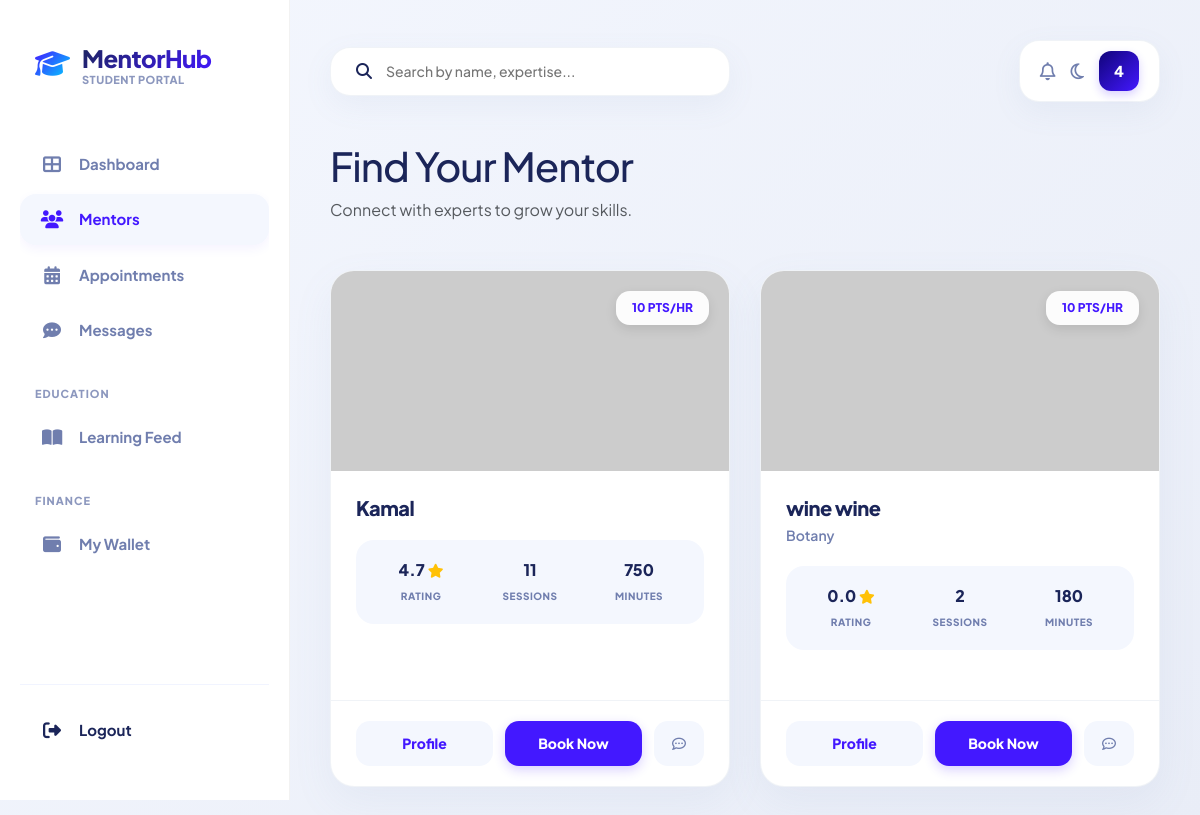
/student/find_mentor.php (signed in), run on the app's committed database.
### tables this page shows
CREATE TABLE `users` (
  `id` int(11) NOT NULL,
  `name` varchar(100) NOT NULL,
  `email` varchar(150) NOT NULL,
  `password` varchar(255) NOT NULL,
  `created_by_admin` int(11) DEFAULT NULL,
  `role` enum('admin','student','mentor') DEFAULT 'student',
  `status` enum('active','suspended') DEFAULT 'active',
  `created_by` int(11) DEFAULT NULL,
  `mentor_id` int(11) DEFAULT NULL,
  `is_mentor` tinyint(1) DEFAULT 0,
  `created_at` datetime DEFAULT current_timestamp(),
  `balance` decimal(10,2) NOT NULL DEFAULT 0.00,
  `mentor_status` varchar(20) DEFAULT 'none',
  `hourly_rate` decimal(10,2) DEFAULT 10.00,
  `is_volunteer` tinyint(1) DEFAULT 0,
  `admin_id` int(11) DEFAULT NULL,
  `education` text DEFAULT NULL,
  `expertise` text DEFAULT NULL,
  `bio` text DEFAULT NULL,
  `mentor_documents` text DEFAULT NULL,
  `profile_photo` varchar(255) DEFAULT NULL,
  `last_seen` datetime DEFAULT NULL,
  `qr_code` varchar(255) DEFAULT NULL,
  `teaching_balance` decimal(10,2) DEFAULT 0.00
);

### public/student/find_mentor.php (the view, shortened to what this page needs)
<?php
require_once '../../includes/db.php';
$user_id = $_SESSION['user_id'];
$stmt = $pdo->prepare("SELECT created_by, mentor_status FROM users WHERE id = ?");
$stmt->execute([$user_id]);
$user_info = $stmt->fetch(PDO::FETCH_ASSOC);
$admin_id = $user_info['created_by'];
$search = $_GET['search'] ?? '';
$query = "
    SELECT u.id, u.name, u.expertise, u.education, u.profile_photo, u.hourly_rate, u.is_volunteer,
           (SELECT COUNT(*) FROM appointments a WHERE a.mentor_id = u.id AND a.status = 'completed') as session_count,
           (SELECT COALESCE(SUM(a.duration_minutes), 0) FROM appointments a WHERE a.mentor_id = u.id AND a.status = 'completed') as total_minutes,
           (SELECT COALESCE(AVG(r.rating), 0) FROM ratings r JOIN appointments a ON r.appointment_id = a.id WHERE a.mentor_id = u.id) as avg_rating
    FROM users u
    WHERE u.role = 'mentor' AND u.mentor_status = 'approved' AND u.created_by = ?
";
$stmt = $pdo->prepare($query);
if (!empty($search)) {
    $search_param = "%$search%";
    $stmt->execute([$admin_id, $search_param, $search_param, $search_param]);
} else {
    $stmt->execute([$admin_id]);
}
$mentors = $stmt->fetchAll(PDO::FETCH_ASSOC);
?>
<!DOCTYPE html>
<html lang="en">
<head>
    <link href="https://cdn.jsdelivr.net/npm/bootstrap@5.3.0/dist/css/bootstrap.min.css" rel="stylesheet">
    <link rel="stylesheet" href="https://cdnjs.cloudflare.com/ajax/libs/font-awesome/6.4.0/css/all.min.css">
</head>
<body>
    <div class="sidebar">
        <a href="index.php" class="brand-logo">
            <i class="fas fa-graduation-cap"></i>
            <div>
                <div class="brand-title">MentorHub</div>
                <div
                    style="font-size: 11px; color: var(--text-muted); font-weight: 800; margin-top: -4px; text-transform: uppercase; letter-spacing: 0.5px; opacity: 0.8;">
                    Student Portal</div>
            </div>
        </a>
        <div class="nav-menu">
            <a href="index.php" class="nav-item">
                <i class="fas fa-th-large"></i> Dashboard
            </a>
            <a href="find_mentor.php" class="nav-item active">
                <i class="fas fa-users"></i> Mentors
            </a>
            <a href="my_appointments.php" class="nav-item">
                <i class="fas fa-calendar-alt"></i> Appointments
            </a>
            <a href="chat.php" class="nav-item">
                <i class="fas fa-comment-dots"></i> Messages
            </a>
            <div class="section-label">Education</div>
            <a href="learn.php" class="nav-item">
                <i class="fas fa-book-open"></i> Learning Feed
            </a>
            <div class="section-label">Finance</div>
            <a href="wallet.php" class="nav-item">
                <i class="fas fa-wallet"></i> My Wallet
            </a>
        </div>
        <div class="sidebar-footer">
            <a href="../logout.php" class="nav-item" style="color: var(--danger);">
                <i class="fas fa-sign-out-alt"></i> Logout
            </a>
        </div>
    </div>
    <div class="main-content">
        <div class="topbar">
            <form action="" method="GET" class="search-box">
                <i class="fas fa-search"></i>
                <input type="text" name="search" placeholder="Search by name, expertise..."
                    value="<?= htmlspecialchars($search) ?>">
            </form>
            <div class="top-icons">
                <i class="far fa-bell icon-btn"></i>
                <i class="far fa-moon icon-btn"></i>
                <div class="user-avatar"><?= substr($_SESSION['user_id'], 0, 1) ?></div>
            </div>
        </div>
        <div class="page-header mb-5">
            <h1 class="fw-800" style="letter-spacing: -1px;">Find Your Mentor</h1>
            <p class="text-muted fw-600">Connect with experts to grow your skills.</p>
        </div>
        <div class="mentor-grid">
            <?php foreach ($mentors as $m): ?>
                <?php
                $photo = !empty($m['profile_photo']) ? '../../uploads/' . $m['profile_photo'] : 'https://ui-avatars.com/api/?name=' . urlencode($m['name']) . '&background=random';
                ?>
                <div class="mentor-card">
                    <div class="mentor-cover" style="background-image: url('<?= $photo ?>')">
                        <div class="mentor-badge">
                            <?php if ($m['is_volunteer']): ?>
                                FREE
                            <?php else: ?>
                                <?= number_format($m['hourly_rate'], 0) ?> PTS/HR
                            <?php endif; ?>
                        </div>
                    </div>
                    <div class="mentor-content">
                        <h5 class="mentor-name"><?= htmlspecialchars($m['name']) ?></h5>
                        <p class="mentor-sub"><?= htmlspecialchars($m['expertise'] ?? 'Expert Mentor') ?></p>
                        <div class="mentor-stats">
                            <div class="m-stat">
                                <span class="val"><?= number_format($m['avg_rating'], 1) ?> <i
                                        class="fas fa-star text-warning small"></i></span>
                                <span class="lbl">Rating</span>
                            </div>
                            <div class="m-stat">
                                <span class="val"><?= number_format($m['session_count']) ?></span>
                                <span class="lbl">Sessions</span>
                            </div>
                            <div class="m-stat">
                                <span class="val"><?= number_format($m['total_minutes']) ?></span>
                                <span class="lbl">Minutes</span>
                            </div>
                        </div>
                    </div>
                    <div class="mentor-footer">
                        <a href="../mentor/mentor_profile.php?id=<?= $m['id'] ?>&return_to=student"
                            class="btn-premium-sm btn-p-light">Profile</a>
                        <a href="make_appointment.php?mentor_id=<?= $m['id'] ?>" class="btn-premium-sm btn-p-primary">Book
                            Now</a>
                        <a href="chat.php?mentor_id=<?= $m['id'] ?>" class="btn-premium-sm btn-p-icon"><i
                                class="far fa-comment-dots"></i></a>
                    </div>
                </div>
            <?php endforeach; ?>
        </div>
    </div>
</body>
</html>

### data on the page
users: hourly_rate "10", name "Kamal", avg_rating "4.7", session_count "11", total_minutes "750"
users: hourly_rate "10", name "wine wine", expertise "Botany", avg_rating "0.0", session_count "2", total_minutes "180"

### other printed values
substr($_SESSION['user_id'], 0, 1) "4"
